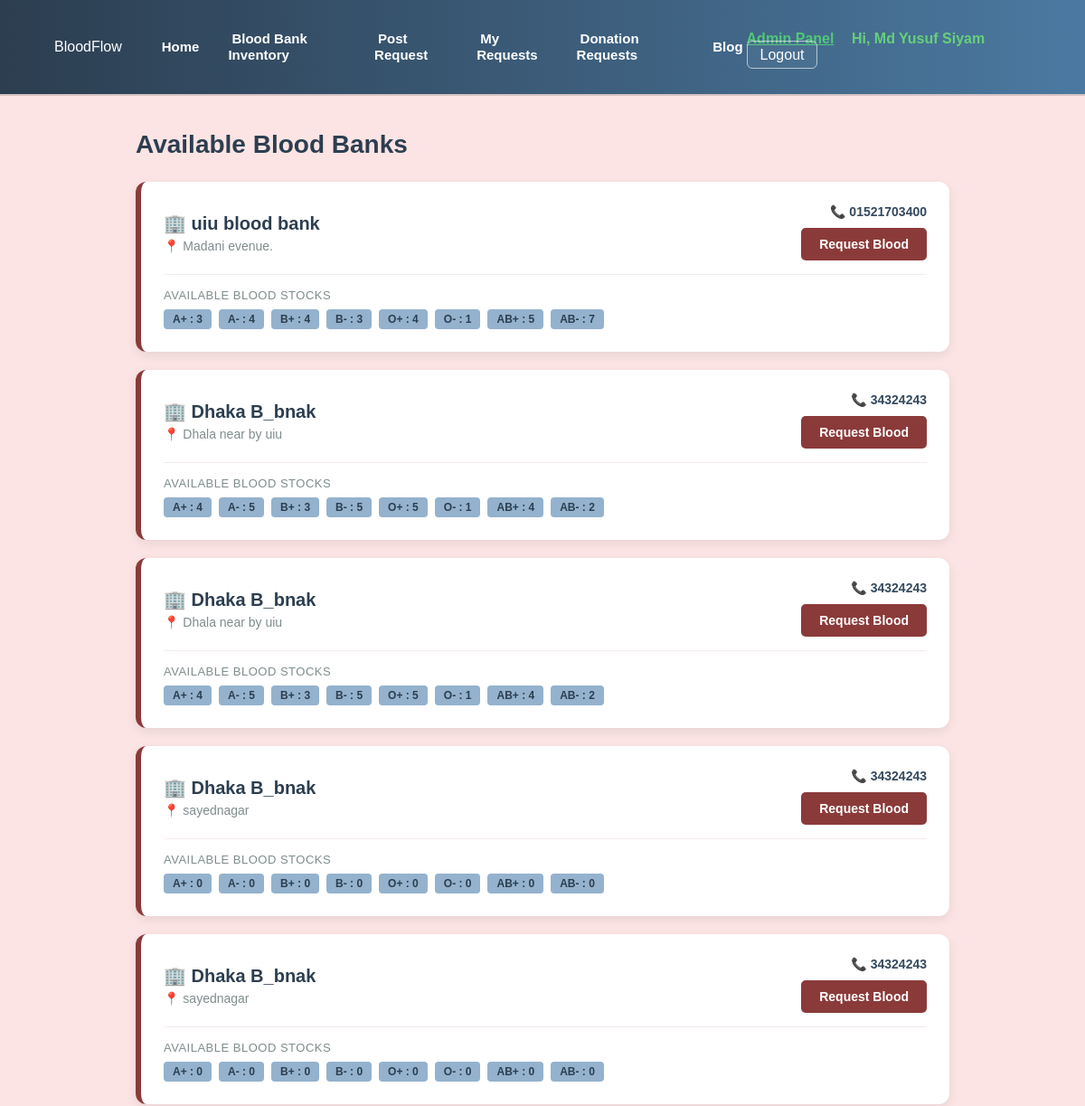
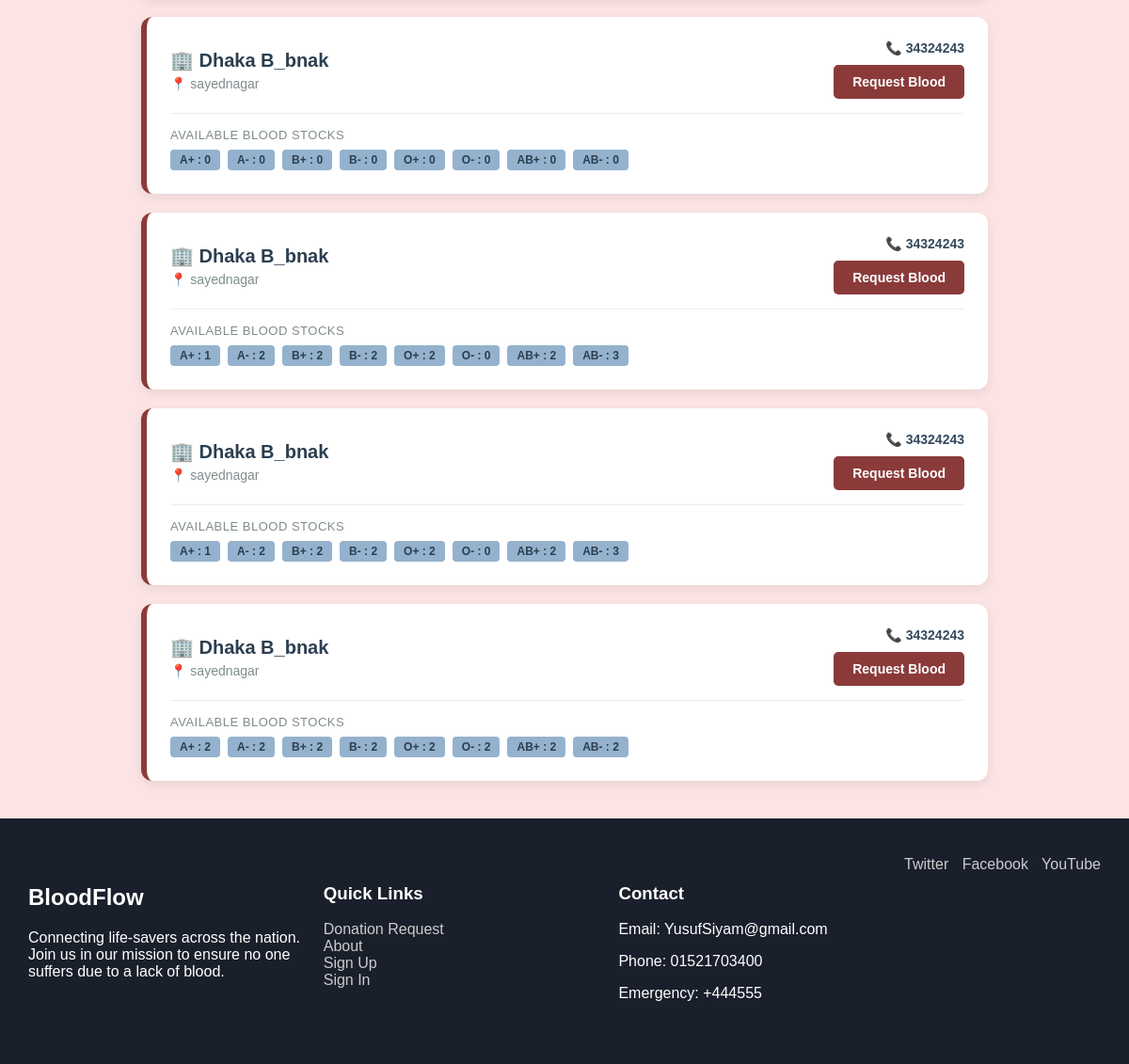
Screenshot of /blood_banks_list.php (signed in) with the database file from the repository (2 pictures, top to bottom).
### tables this page shows
CREATE TABLE `blood_banks` (
  `id` int(11) NOT NULL,
  `bank_name` varchar(255) NOT NULL,
  `location` varchar(255) NOT NULL,
  `contact_no` varchar(20) NOT NULL,
  `stock_a_positive` int(5) DEFAULT 0,
  `stock_a_negative` int(5) DEFAULT 0,
  `stock_b_positive` int(5) DEFAULT 0,
  `stock_b_negative` int(5) DEFAULT 0,
  `stock_o_positive` int(5) DEFAULT 0,
  `stock_o_negative` int(5) DEFAULT 0,
  `stock_ab_positive` int(5) DEFAULT 0,
  `stock_ab_negative` int(5) DEFAULT 0,
  `created_at` timestamp NOT NULL DEFAULT current_timestamp()
);

### blood_banks_list.php (the view, shortened to what this page needs)
<?php
include('config.php');
$check = mysqli_query($conn, "SHOW TABLES LIKE 'blood_banks'");
?>
<!DOCTYPE html>
<html lang="en">
<head>
</head>
<body>
<?php include('navbar.php'); ?>
<div class="container">
    <div class="page-title">Available Blood Banks</div>
<?php if(!$check || mysqli_num_rows($check) === 0): ?>
    <div class="no-data">Blood bank inventory module is currently not available.</div>
<?php else:
    $res = mysqli_query($conn, "SELECT * FROM blood_banks ORDER BY id DESC");
    if($res && mysqli_num_rows($res) > 0):
        while($row = mysqli_fetch_assoc($res)):
            $id = (int)$row['id'];
?>
    <div class="bank-card">
        <div class="bank-head">
            <div class="bank-info">
                <strong>🏢 <?php echo htmlspecialchars($row['bank_name']); ?></strong>
                <div class="location">📍 <?php echo htmlspecialchars($row['location']); ?></div>
            </div>
            <div class="bank-actions">
                <div class="contact-no">📞 <?php echo htmlspecialchars($row['contact_no']); ?></div>
                <?php if(isset($_SESSION['user_id'])): ?>
                    <a href="blood_req_form.php?bank_id=<?php echo $id; ?>" class="btn-request">Request Blood</a>
                <?php else: ?>
                    <a href="login.php" class="btn-request">Request Blood</a>
                <?php endif; ?>
            </div>
        </div>
        <div class="inventory-box">
            <span class="inventory-title">Available Blood Stocks</span>
            <div class="stock-grid">
                <span class="stock-badge">A+ : <?php echo (int)$row['stock_a_positive']; ?></span>
                <span class="stock-badge">A- : <?php echo (int)$row['stock_a_negative']; ?></span>
                <span class="stock-badge">B+ : <?php echo (int)$row['stock_b_positive']; ?></span>
                <span class="stock-badge">B- : <?php echo (int)$row['stock_b_negative']; ?></span>
                <span class="stock-badge">O+ : <?php echo (int)$row['stock_o_positive']; ?></span>
                <span class="stock-badge">O- : <?php echo (int)$row['stock_o_negative']; ?></span>
                <span class="stock-badge">AB+ : <?php echo (int)$row['stock_ab_positive']; ?></span>
                <span class="stock-badge">AB- : <?php echo (int)$row['stock_ab_negative']; ?></span>
            </div>
        </div>
    </div>
<?php
        endwhile;
    else:
        echo '<div class="no-data">No blood banks registered yet inside the system.</div>';
    endif;
endif;
?>
</div>
<?php include('footer.php'); ?>
</body>
</html>

### blood_banks_list.php (style rules this page uses)
body { margin: 0; padding: 0; font-family: "Arial", sans-serif; background-color: #fce4e4; color: #333; }
.container { max-width: 900px; margin: 40px auto; padding: 0 20px; }
.page-title { font-size: 28px; color: #2c3e50; margin-bottom: 25px; font-weight: bold; }
.bank-card { background: #ffffff; padding: 25px; border-radius: 12px; margin: 20px 0; box-shadow: 0 4px 12px rgba(0, 0, 0, 0.08); border-left: 6px solid #8b3a3a; transition: transform 0.2s ease; }
.bank-head { display: flex; justify-content: space-between; align-items: center; flex-wrap: wrap; gap: 15px; }
.bank-info strong { font-size: 20px; color: #2c3e50; display: block; margin-bottom: 5px; }
.bank-info .location { color: #7f8c8d; font-size: 14px; display: flex; align-items: center; }
.bank-actions { text-align: right; }
.contact-no { font-size: 14px; color: #34495e; margin-bottom: 10px; font-weight: bold; }
.btn-request { background: #8b3a3a; padding: 10px 20px; color: white; text-decoration: none; border-radius: 5px; display: inline-block; font-size: 14px; font-weight: bold; transition: background 0.2s ease; border: none; cursor: pointer; }
.inventory-box { margin-top: 15px; padding-top: 15px; border-top: 1px solid #f5ebeb; }
.inventory-title { font-size: 13px; text-transform: uppercase; color: #7f8c8d; letter-spacing: 0.5px; margin-bottom: 8px; display: block; }
.stock-grid { display: flex; flex-wrap: wrap; gap: 8px; }
.stock-badge { background: #94b2cd; color: #2c3e50; padding: 4px 10px; border-radius: 4px; font-size: 12px; font-weight: bold; }

### rows the page displays
blood_banks: bank_name "uiu blood bank", location "Madani evenue.", contact_no "01521703400", stock_a_positive "3", stock_a_negative "4", stock_b_positive "4", stock_b_negative "3", stock_o_positive "4", stock_o_negative "1", stock_ab_positive "5", stock_ab_negative "7"
blood_banks: bank_name "Dhaka B_bnak", location "Dhala near by uiu", contact_no "34324243", stock_a_positive "4", stock_a_negative "5", stock_b_positive "3", stock_b_negative "5", stock_o_positive "5", stock_o_negative "1", stock_ab_positive "4", stock_ab_negative "2"
blood_banks: bank_name "Dhaka B_bnak", location "Dhala near by uiu", contact_no "34324243", stock_a_positive "4", stock_a_negative "5", stock_b_positive "3", stock_b_negative "5", stock_o_positive "5", stock_o_negative "1", stock_ab_positive "4", stock_ab_negative "2"
blood_banks: bank_name "Dhaka B_bnak", location "sayednagar", contact_no "34324243", stock_a_positive "0", stock_a_negative "0", stock_b_positive "0", stock_b_negative "0", stock_o_positive "0", stock_o_negative "0", stock_ab_positive "0", stock_ab_negative "0"
blood_banks: bank_name "Dhaka B_bnak", location "sayednagar", contact_no "34324243", stock_a_positive "0", stock_a_negative "0", stock_b_positive "0", stock_b_negative "0", stock_o_positive "0", stock_o_negative "0", stock_ab_positive "0", stock_ab_negative "0"
blood_banks: bank_name "Dhaka B_bnak", location "sayednagar", contact_no "34324243", stock_a_positive "0", stock_a_negative "0", stock_b_positive "0", stock_b_negative "0", stock_o_positive "0", stock_o_negative "0", stock_ab_positive "0", stock_ab_negative "0"
blood_banks: bank_name "Dhaka B_bnak", location "sayednagar", contact_no "34324243", stock_a_positive "1", stock_a_negative "2", stock_b_positive "2", stock_b_negative "2", stock_o_positive "2", stock_o_negative "0", stock_ab_positive "2", stock_ab_negative "3"
blood_banks: bank_name "Dhaka B_bnak", location "sayednagar", contact_no "34324243", stock_a_positive "1", stock_a_negative "2", stock_b_positive "2", stock_b_negative "2", stock_o_positive "2", stock_o_negative "0", stock_ab_positive "2", stock_ab_negative "3"
blood_banks: bank_name "Dhaka B_bnak", location "sayednagar", contact_no "34324243", stock_a_positive "2", stock_a_negative "2", stock_b_positive "2", stock_b_negative "2", stock_o_positive "2", stock_o_negative "2", stock_ab_positive "2", stock_ab_negative "2"

### other values shown
$display_name "Md Yusuf Siyam"
